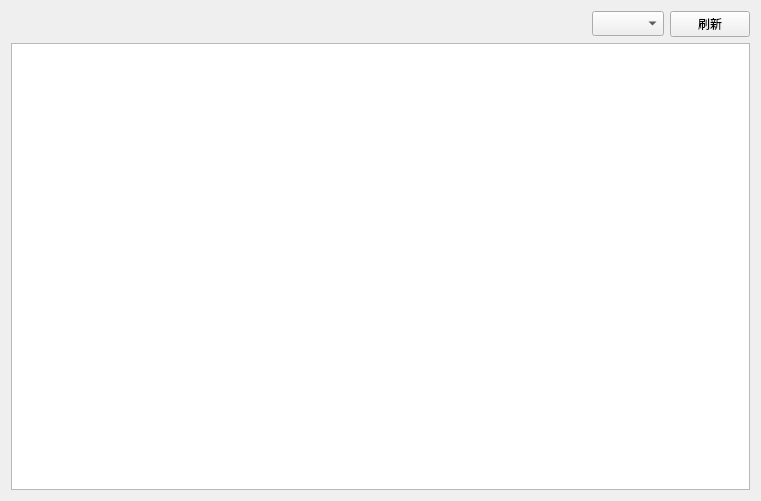
<?xml version="1.0" encoding="UTF-8"?>
<ui version="4.0">
 <class>Histrioy</class>
 <widget class="QWidget" name="Histrioy">
  <property name="geometry">
   <rect>
    <x>0</x>
    <y>0</y>
    <width>761</width>
    <height>501</height>
   </rect>
  </property>
  <property name="windowTitle">
   <string>Form</string>
  </property>
  <layout class="QGridLayout" name="gridLayout" rowstretch="1,9">
   <item row="0" column="0">
    <layout class="QHBoxLayout" name="horizontalLayout">
     <item>
      <spacer name="horizontalSpacer">
       <property name="orientation">
        <enum>Qt::Horizontal</enum>
       </property>
       <property name="sizeHint" stdset="0">
        <size>
         <width>118</width>
         <height>20</height>
        </size>
       </property>
      </spacer>
     </item>
     <item>
      <widget class="QComboBox" name="comboBox">
       <property name="minimumSize">
        <size>
         <width>0</width>
         <height>25</height>
        </size>
       </property>
      </widget>
     </item>
     <item>
      <widget class="QPushButton" name="pushButton">
       <property name="minimumSize">
        <size>
         <width>0</width>
         <height>25</height>
        </size>
       </property>
       <property name="text">
        <string>刷新</string>
       </property>
      </widget>
     </item>
    </layout>
   </item>
   <item row="1" column="0">
    <widget class="QListWidget" name="listWidget"/>
   </item>
  </layout>
 </widget>
 <resources/>
 <connections/>
</ui>
